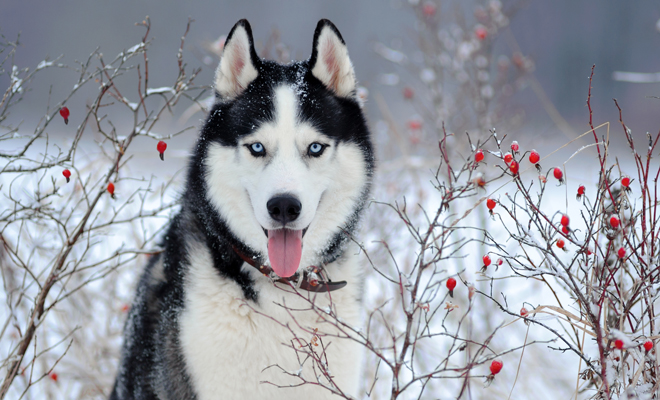
//> input picture Practicas/Practica 2/Hayde/Entrada/imagen1.jpg, 660 x 400 px
$ ./ejercicio_sobel   (built with g++ and OpenCV 4)
//> lines starting //> are read from the running program, lines starting //| are printed output that depends on the picture
#include <opencv2/opencv.hpp>
#include <bits/stdc++.h>
using namespace cv;
using namespace std;

int main(){
    Mat img = imread("imagen1.jpg");
//> img is the input picture: 400 rows x 660 cols, CV_8UC3; mean B, G, R 162.3, 153.9, 150.9
    Mat dx, dy, gradiente;
    Sobel(img, dx, CV_32F, 1, 0, -1);
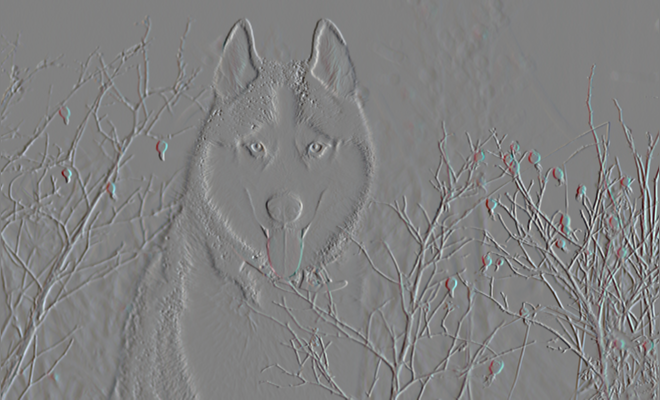
//> dx: 400 rows x 660 cols, CV_32FC3; mean B, G, R -0.7, -0.7, -0.4; drawn with min black and max white
    Sobel(img, dy, CV_32F, 0, 1, -1);
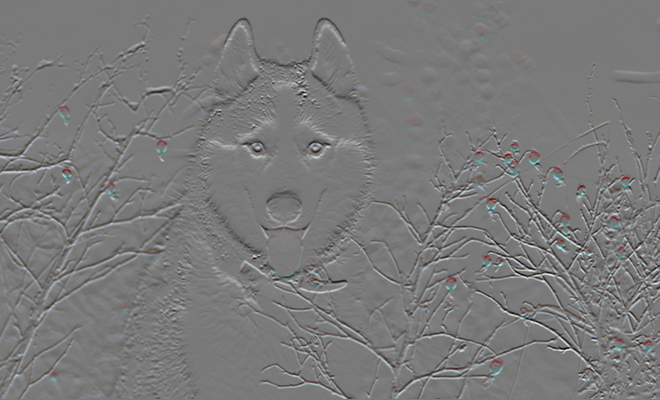
//> dy: 400 rows x 660 cols, CV_32FC3; mean B, G, R 3.5, 4.3, 4.7; drawn with min black and max white
    pow(dx, 2.0, dx);
    pow(dy, 2.0, dy);
    gradiente = dx+dy;
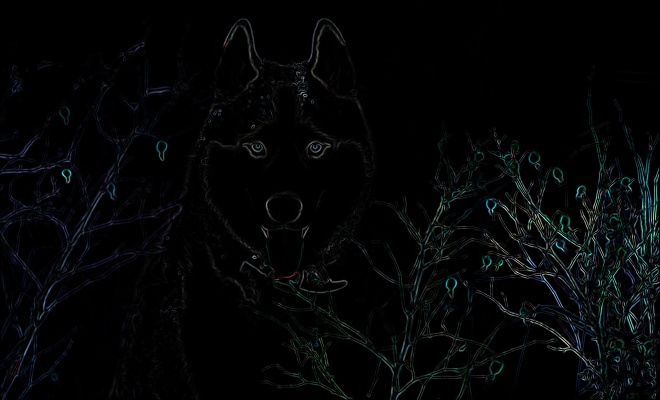
//> gradiente: 400 rows x 660 cols, CV_32FC3; mean B, G, R 416688.5, 382506.7, 269918.7; drawn with min black and max white
    sqrt(gradiente, gradiente);
    Mat imgrad;
    gradiente.convertTo(imgrad, CV_8U);
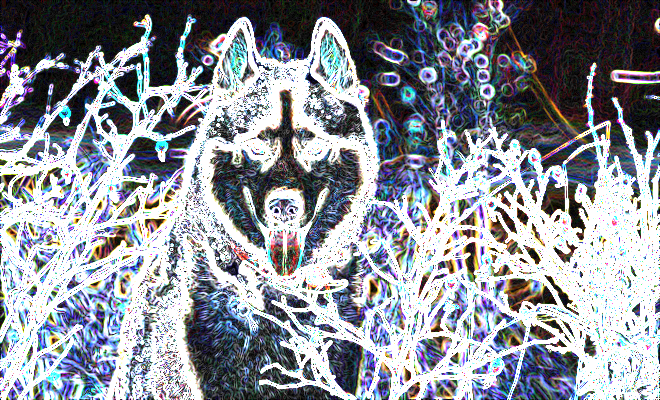
//> imgrad: 400 rows x 660 cols, CV_8UC3; mean B, G, R 153.7, 145.4, 141.5

    imwrite("1-1_Filtro_Sobel.jpg", imgrad);
    return 0;
}

$ run again, with Practicas/Practica 2/Hayde/Entrada/imagen2.jpg copied over Practicas/Practica 2/Hayde/Entrada/imagen1.jpg
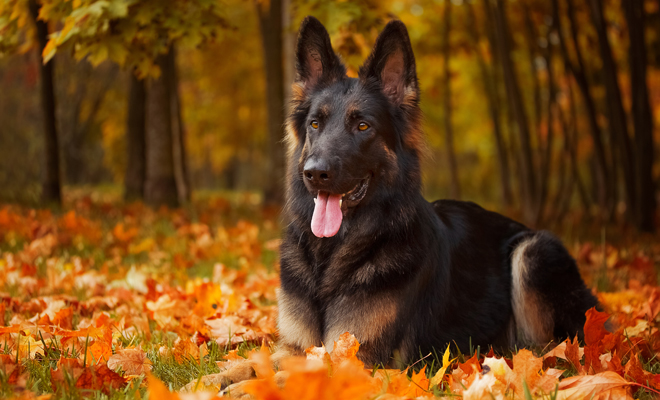
//> input picture Practicas/Practica 2/Hayde/Entrada/imagen2.jpg, 660 x 400 px
//> img is the input picture: 400 rows x 660 cols, CV_8UC3; mean B, G, R 22.4, 67.9, 111.4
//> `gradiente = dx+dy;`:
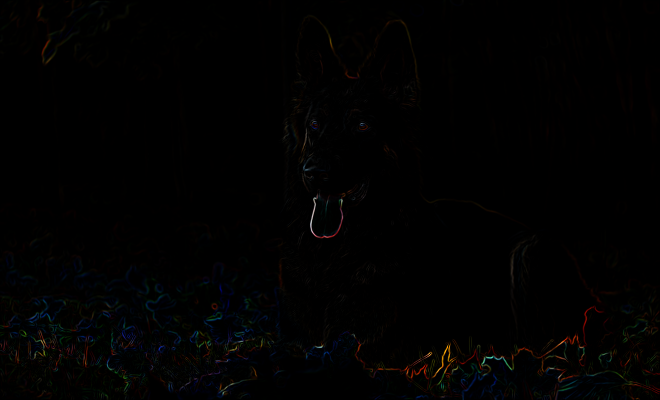
//> gradiente: 400 rows x 660 cols, CV_32FC3; mean B, G, R 92137.1, 110118.2, 126536.5; drawn with min black and max white
//> `gradiente.convertTo(imgrad, CV_8U);`:
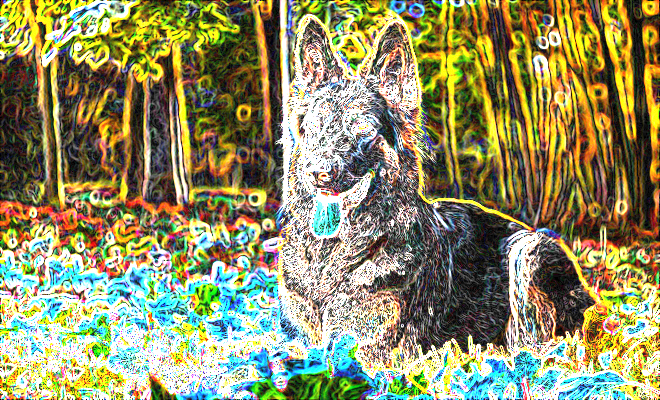
//> imgrad: 400 rows x 660 cols, CV_8UC3; mean B, G, R 103.1, 143.9, 145.4
